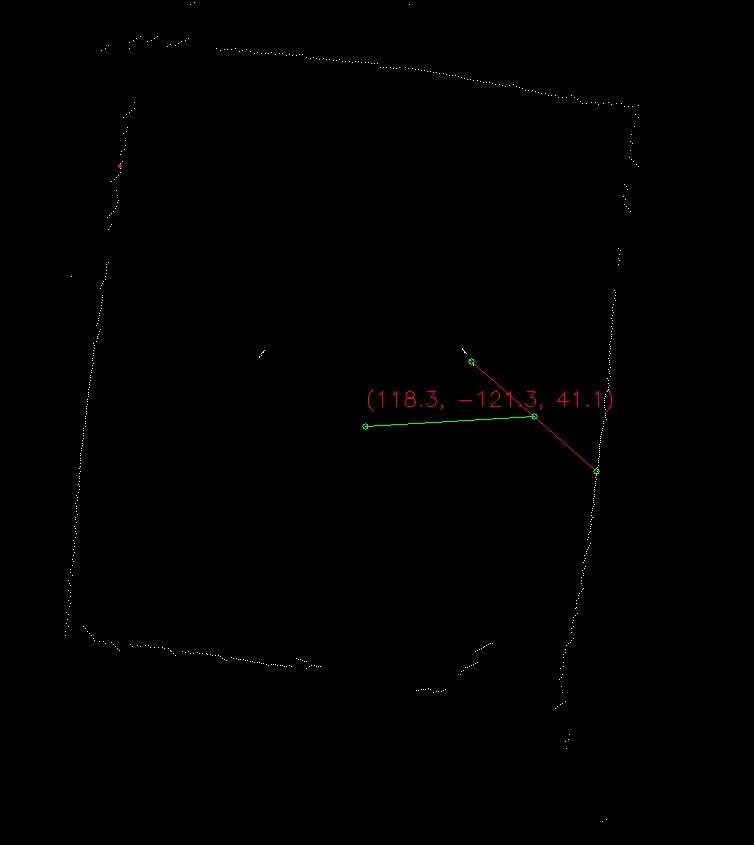
#> input picture UAV-Code/mypython/FlightControll/RadarDrivers_reconstruct/radar_map.jpg, 754 x 845 px
$ python -i search_poles.py   (imports and definitions only)
#> lines starting #> are read from the running program, lines starting #| are printed output that depends on the picture; after the words box and inside, x2 and y2 are one past the last pixel; in counts of white or black regions, pixels touching at a corner belong together
#> further down, picture is the input picture: shape (845, 754, 3); mean B, G, R 0.4, 0.5, 0.6
# from RadarDrivers_reconstruct.Radar import Radar
# import Radar
import cv2
import numpy as np
from collections import defaultdict
import time


class radar_cv:
    res_cache = []
    hough_line_size = 140  # 霍夫直线宽度
    cut_size = 7    # 边缘黑色区域宽度(例如6代表每边切掉1/6)
    area_size = 20  # 划分格数,例如20代表将图像划分为20*20的格子
    aver_size = 30  # 合并圆心坐标时的阈值,例如30代表两个圆心坐标的x,y坐标差值都小于30时,将两个圆心坐标合并为一个坐标
    debug = False   # 是否开启debug模式

    def __init__(self) -> None:
        pass

    def extract_white(self, image):
        """
        提取图像中的白色部分
        """
        gray = cv2.cvtColor(image, cv2.COLOR_BGR2GRAY)
        _, binary = cv2.threshold(gray, 200, 255, cv2.THRESH_BINARY)
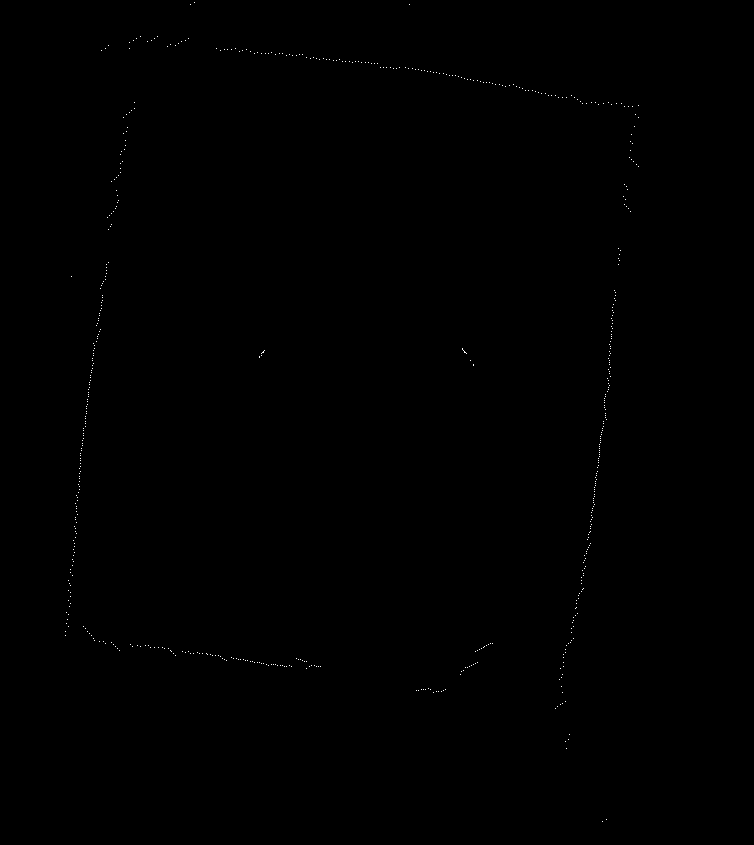
#> binary: shape (845, 754); 0.1% white in thin lines or dots, all inside (x1, y1, x2, y2) = (65, 2, 639, 822)
        mask = np.zeros_like(image)
        # 将二值图像中的白色部分复制到掩膜图像中
        mask[binary == 255] = image[binary == 255]
        return mask

    def dilate_erode(self, image):
        """
        对图像进行膨胀和腐蚀操作(7,3)
        """
        # 膨胀
        kernel_dilate = np.ones((7, 7), np.uint8)
        # 腐蚀
        kernel_erode = np.ones((3, 3), np.uint8)
        dilated_image = cv2.dilate(image, kernel_dilate, iterations=2)
        eroded_image = cv2.erode(dilated_image, kernel_erode, iterations=1)
        return eroded_image

    def dilate_erode_res(self, image):
        """
        对图像进行膨胀和腐蚀操作(3,30)
        """
        kernel_dilate = np.ones((3, 3), np.uint8)
        kernel_erode = np.ones((30, 30), np.uint8)
        dilated_image = cv2.dilate(image, kernel_dilate, iterations=2)
        eroded_image = cv2.erode(dilated_image, kernel_erode, iterations=1)
        return eroded_image

    def dilate_erode_circle(self, image):
        """
        对图像进行膨胀和腐蚀操作(3,2)
        """
        kernel_dilate = np.ones((3, 3), np.uint8)
        kernel_erode = np.ones((2, 2), np.uint8)
        dilated_image = cv2.dilate(image, kernel_dilate, iterations=2)
        eroded_image = cv2.erode(dilated_image, kernel_erode, iterations=1)
        return eroded_image

    def get_intersection(self,line1, line2):
        """
        计算两条直线的交点
        """
        x1, y1 = line1[0]
        x2, y2 = line1[1]
        x3, y3 = line2[0]
        x4, y4 = line2[1]
        # 计算直线的斜率
        slope1 = (y2 - y1) / (x2 - x1) if x2 - x1 != 0 else float('inf')
        slope2 = (y4 - y3) / (x4 - x3) if x4 - x3 != 0 else float('inf')
        # 计算直线的截距
        intercept1 = y1 - slope1 * x1 if slope1 != float('inf') else x1
        intercept2 = y3 - slope2 * x3 if slope2 != float('inf') else x3
        # 计算交点的横坐标
        if slope1 == slope2:
            x = float('inf')
        elif slope1 == float('inf'):
            x = x1
        elif slope2 == float('inf'):
            x = x3
        else:
            x = (intercept2 - intercept1) / (slope1 - slope2)
        # 计算交点的纵坐标
        if slope1 == float('inf'):
            y = slope2 * x + intercept2
        else:
            y = slope1 * x + intercept1
        x = int(x)
        y = int(y)
        return [x, y]

    def sort_points_clockwise(self,points):
        """
        将点按照顺时针排序
        """
        # 计算每个点相对于中心点的极角
        center_x = sum(point[0] for point in points) / len(points)
        center_y = sum(point[1] for point in points) / len(points)
        angles = []
        for point in points:
            x, y = point
            angle = np.arctan2(y - center_y, x - center_x)
            angles.append(angle)
        # 按照极角对点进行排序
        sorted_points = [point for _, point in sorted(zip(angles, points))]
        return sorted_points


    def remove_lines(self,image):
            """
            去掉图像中的直线,直线围成四边形的外面
            """
            # 将图像转换为灰度图像
            gray = cv2.cvtColor(image, cv2.COLOR_BGR2GRAY)
            # 使用Canny边缘检测算法进行边缘检测
            edges = cv2.Canny(gray, 50, 150, apertureSize=3)
            # 运行Hough直线变换检测直线
            lines = cv2.HoughLines(edges, 1, np.pi / 180, threshold=30)
#> lines = 282 rows, first 8: [648, 0.105], [636, 0.105], [148, 0.14], [127, 0.0873], [123, 0.105], [129, 0.122], [30, 1.68], [136, 0.14]
            mask = np.zeros_like(image)
            mask_1 = np.zeros_like(image)
            # 在掩膜图像上绘制检测到的直线
            try:
                point_left = []
                point_right = []
                point_up = []
                point_down = []
                for line in lines:
                    rho, theta = line[0]
                    a = np.cos(theta)
                    b = np.sin(theta)
                    x0 = a * rho
                    y0 = b * rho
                    x1 = int(x0 + 1000 * (-b))
                    y1 = int(y0 + 1000 * (a))
                    x2 = int(x0 - 1000 * (-b))
                    y2 = int(y0 - 1000 * (a))
                    if((x1 < 500 and x2 < 500) and ((y1 < 500 and y2 > 500) or (y1 >500 and y2 <500))):
                        if(y1 > y2):
                            tmp = y1
                            y1 = y2
                            y2 = tmp
                            tmp = x1
                            x1 = x2
                            x2 = tmp
                        point_left.append([x1,y1,x2,y2])
                    if((x1 > 500 and x2 > 500) and ((y1 < 500 and y2 > 500) or (y1 >500 and y2 <500))):
                        if(y1 > y2):
                            tmp = y1
                            y1 = y2
                            y2 = tmp
                            tmp = x1
                            x1 = x2
                            x2 = tmp
                        point_right.append([x1,y1,x2,y2])
                    if((y1 < 500 and y2 < 500) and ((x1 < 500 and x2 > 500) or (x1 >500 and x2 <500))):
                        if(x1 > x2):
                            tmp = x1
                            x1 = x2
                            x2 = tmp
                            tmp = y1
                            y1 = y2
                            y2 = tmp
                        point_up.append([x1,y1,x2,y2])
                    if((y1 > 500 and y2 > 500) and ((x1 < 500 and x2 > 500) or (x1 >500 and x2 <500))):
                        if(x1 > x2):
                            tmp = x1
                            x1 = x2
                            x2 = tmp
                            tmp = y1
                            y1 = y2
                            y2 = tmp
                        point_down.append([x1,y1,x2,y2])
#> this loop made 282 passes
#> (rho, theta, a, b, x0, y0) on passes 1 to 4: (648, 0.105, 0.995, 0.105, 644.5, 67.73), (636, 0.105, 0.995, 0.105, 632.5, 66.48), (148, 0.14, 0.99, 0.139, 146.6, 20.6), (127, 0.0873, 0.996, 0.0872, 126.5, 11.07)
                left_aver = []
                right_aver = []
                up_aver = []
                down_aver = []
                x1 = 0
                y1 = 0
                x2 = 0
                y2 = 0
                for i in range(len(point_left)):
                    x1 += point_left[i][0]
                    y1 += point_left[i][1]
                    x2 += point_left[i][2]
                    y2 += point_left[i][3]
#> this loop made 84 passes
                x1 = int(x1/len(point_left))
                y1 = int(y1/len(point_left))
                x2 = int(x2/len(point_left))
                y2 = int(y2/len(point_left))
                left_aver = [x1,y1,x2,y2]
                x1 = 0
                y1 = 0
                x2 = 0
                y2 = 0
                for i in range(len(point_right)):
                    x1 += point_right[i][0]
                    y1 += point_right[i][1]
                    x2 += point_right[i][2]
                    y2 += point_right[i][3]
#> this loop made 57 passes
                x1 = int(x1/len(point_right))
                y1 = int(y1/len(point_right))
                x2 = int(x2/len(point_right))
                y2 = int(y2/len(point_right))
                right_aver = [x1,y1,x2,y2]
                x1 = 0
                y1 = 0
                x2 = 0
                y2 = 0
                for i in range(len(point_up)):
                    x1 += point_up[i][0]
                    y1 += point_up[i][1]
                    x2 += point_up[i][2]
                    y2 += point_up[i][3]
#> this loop made 65 passes
                x1 = int(x1/len(point_up))
                y1 = int(y1/len(point_up))
                x2 = int(x2/len(point_up))
                y2 = int(y2/len(point_up))
                up_aver = [x1,y1,x2,y2]
                x1 = 0
                y1 = 0
                x2 = 0
                y2 = 0
                for i in range(len(point_down)):
                    x1 += point_down[i][0]
                    y1 += point_down[i][1]
                    x2 += point_down[i][2]
                    y2 += point_down[i][3]
#> this loop made 36 passes
                x1 = int(x1/len(point_down))
                y1 = int(y1/len(point_down))
                x2 = int(x2/len(point_down))
                y2 = int(y2/len(point_down))
                down_aver = [x1,y1,x2,y2]
                lines = [left_aver,right_aver,up_aver,down_aver]
                arr = []
                for i in range(4):
                    line_tmp = lines[i]
                    x1 = line_tmp[0]
                    y1 = line_tmp[1]
                    x2 = line_tmp[2]
                    y2 = line_tmp[3]
                    arr.append([[x1,y1],[x2,y2]])
                    cv2.line(mask, (x1, y1), (x2, y2), (255, 255, 255), 100)
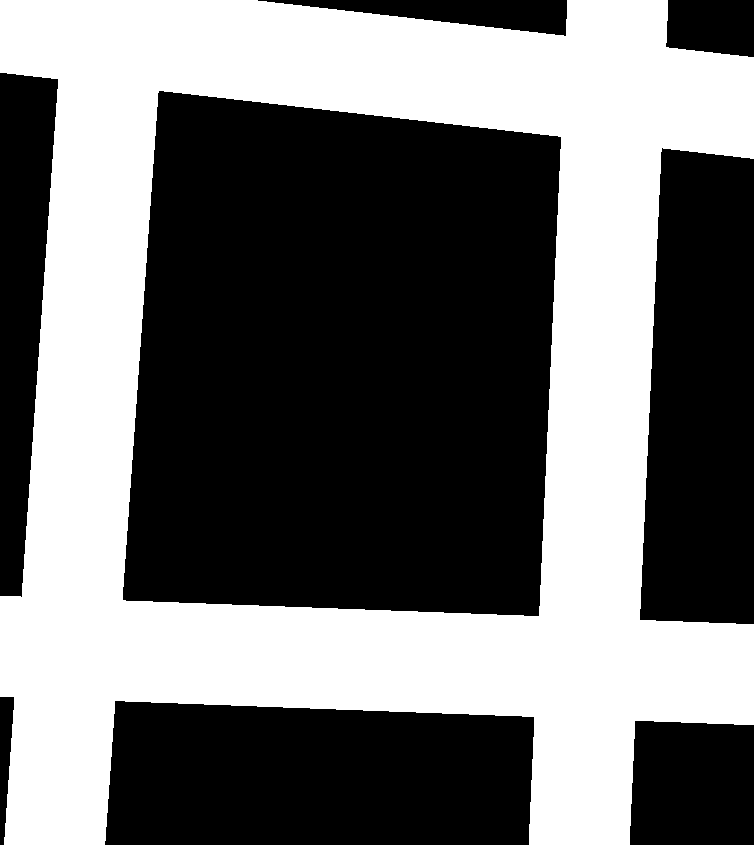
#> mask: shape (845, 754, 3); 44.1% white; 1 white region, box (x1, y1, x2, y2) and area: (0, 0, 754, 845) 280996
                rect_point = []
                intersection1 = self.get_intersection(arr[0], arr[2])
                rect_point.append(intersection1)
                intersection2 = self.get_intersection(arr[0], arr[3])
                rect_point.append(intersection2)
                intersection3 = self.get_intersection(arr[1], arr[2])
                rect_point.append(intersection3)
                intersection4 = self.get_intersection(arr[1], arr[3])
                rect_point.append(intersection4)
                rect_point = self.sort_points_clockwise(rect_point)
#> the loop in sort_points_clockwise, `for point in points:` made 4 passes
#> point on passes 1 to 4: [111, 34], [68, 648], [612, 91], [586, 667]
                # 在掩膜上绘制四边形
                cv2.fillPoly(mask_1, [np.array(rect_point)], (255, 255, 255))
                mask_1 = cv2.bitwise_not(mask_1)
                # 应用掩膜到图像
                # 将直线从原始图像中去除
                result = cv2.subtract(image, mask)
                result = cv2.subtract(result, mask_1)
            except:
                result = image
            return result

    def blacken_edges(self, image):
        """
        去掉图像的边缘
        """
        height, width = image.shape[:2]
        edge_length = min(height, width) // self.cut_size
        result = np.copy(image)
        # 将边缘变成黑色
        result[:edge_length, :] = (0, 0, 0)
        result[-edge_length:, :] = (0, 0, 0)
        result[:, :edge_length] = (0, 0, 0)
        result[:, -edge_length:] = (0, 0, 0)
        return result

    def draw_res(self, image, size):
        """
        去除size*size的区域内重复的白点,只保留一个白点
        """
#> called with size = 20
        height, width = image.shape[:2]
        region_width = width // size
        region_height = height // size
        result = np.zeros_like(image)
        # 遍历每个区域
        for i in range(size):
            for j in range(size):
                # 计算当前区域的横坐标范围和纵坐标范围
                x_start = i * region_width
                x_end = (i + 1) * region_width
                y_start = j * region_height
                y_end = (j + 1) * region_height
                # 在当前区域内查找白点
                white_points = np.where(
                    image[y_start:y_end, x_start:x_end] == 255)
                # 如果有白点，则计算白点的平均坐标
                if len(white_points[0]) > 0:
                    x_avg = int(np.mean(white_points[1]) + x_start)
                    y_avg = int(np.mean(white_points[0]) + y_start)
                    cv2.circle(result, (x_avg, y_avg), 3, (255, 255, 255), -1)
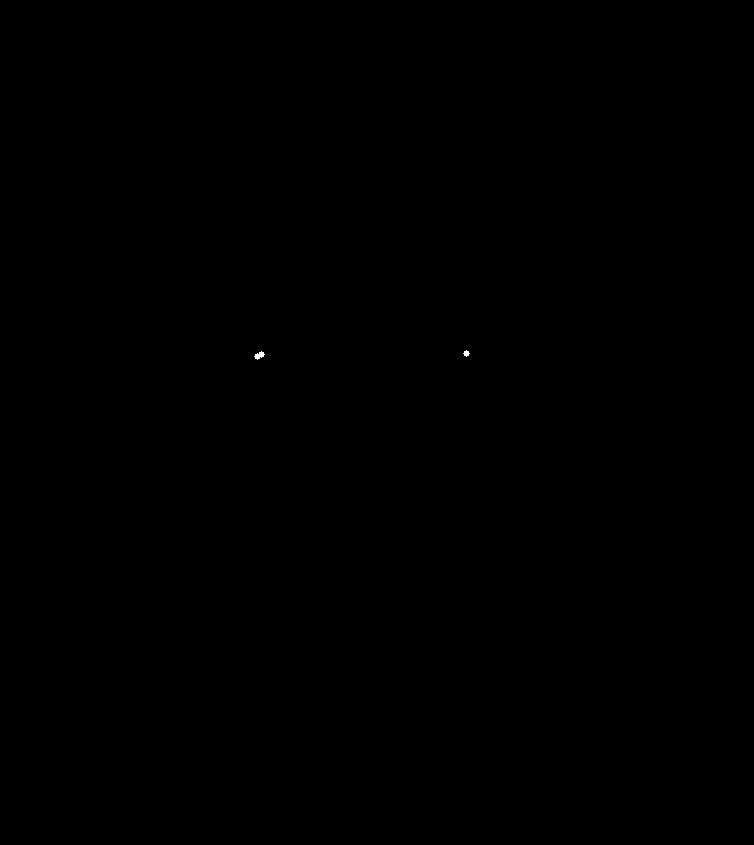
#> result: shape (845, 754, 3); 0.01% white; 2 white regions, box (x1, y1, x2, y2) and area: (254, 351, 265, 360) 53, (463, 350, 470, 357) 29
        return result

    def detect_circles(self, image):
        """
        霍夫圆检测
        """
        gray = cv2.cvtColor(image, cv2.COLOR_BGR2GRAY)
        # 对灰度图进行模糊处理，以减少噪声对霍夫圆检测的影响
        blurred = cv2.GaussianBlur(gray, (5, 5), 0)
        # 进行霍夫圆检测
        circles = cv2.HoughCircles(
            blurred,
            cv2.HOUGH_GRADIENT,
            dp=1,
            minDist=50,
            param1=50,
            param2=10,
            minRadius=1,
            maxRadius=10,
        )
        # 如果没有检测到圆，则返回空列表
        if circles is None:
            return []
        # 将检测到的圆的坐标转换为整数
        circles = np.round(circles[0, :]).astype("int")
        # 在图像上标出检测到的圆
        for x, y, r in circles:
            cv2.circle(image, (x, y), r, (0, 255, 0), 4)
            cv2.rectangle(
                image,
                (x - r - 10, y - r - 10),
                (x + r + 10, y + r + 10),
                (0, 128, 255),
                2,
            )
            # 在图像上显示文本
            text = str([x, y])
            org = (x - r - 10, y - r - 30)  # 文本的起始坐标
            fontFace = cv2.FONT_HERSHEY_SIMPLEX
            fontScale = 0.4
            color = (0, 255, 0)  # 文本颜色为绿色
            thickness = 1
            # 在图像上绘制文本
            cv2.putText(image, text, org, fontFace,
                        fontScale, color, thickness)
#> this loop made 2 passes
#> (x, y, r) on passes 1 to 2: (466, 354, 5), (258, 356, 4)
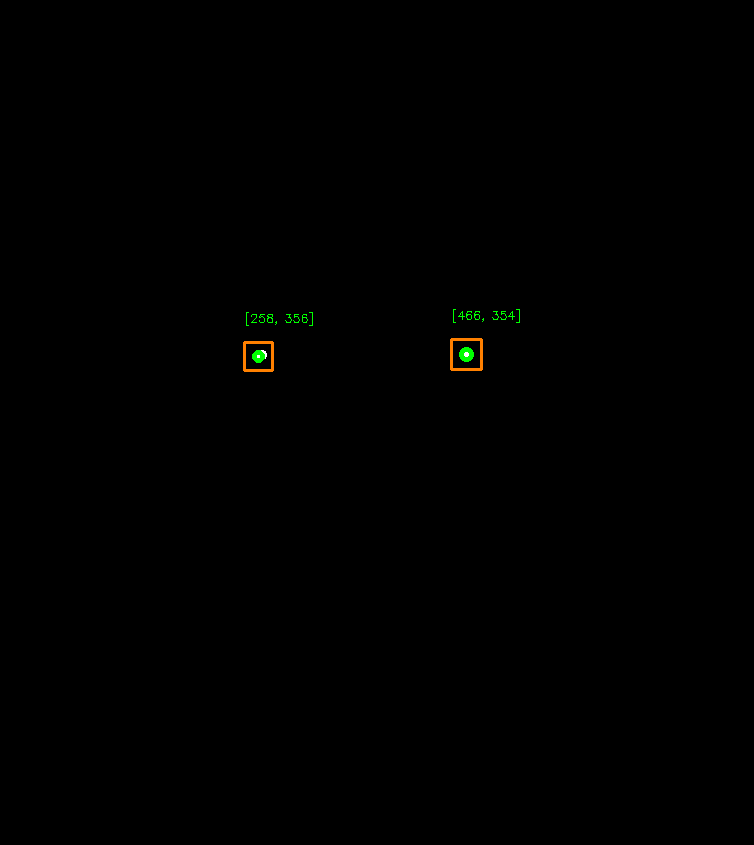
#> image: shape (845, 754, 3); mean B, G, R 0, 0.4, 0.3
        return [circles, image]

    def show_test_res(self, image):
        """
        返回未滤波的圆心坐标
        """
        res = self.extract_white(image)
        mask = res
        res = self.dilate_erode(res)
        res = self.remove_lines(res)
        res = self.blacken_edges(res)
        res = self.dilate_erode(res)
        res = self.dilate_erode(res)
        res = self.dilate_erode_res(res)
        res = self.draw_res(res, self.area_size)
        res = self.dilate_erode_circle(res)
        try:
            res_tmp = self.detect_circles(res)[0]
            try:
                res_cir_edit = []
                for i in range(len(res_tmp)):
                    res_cir_x = int(res_tmp[i][0])
                    res_cir_y = int(res_tmp[i][1])
                    res_cir = [res_cir_x, res_cir_y]
                    res_cir_edit.append(res_cir)
#> this loop made 2 passes
            except:
                res_cir_edit = []
                pass
            self.res_cache.append(res_cir_edit)
        except:
            res_cir_edit = []
        return res_cir_edit, mask

    # [163 lines left out: functions filt, get_points_from_image, acc_search, draw_final_res, get_final_res, test_case, not called in this run]
        # [10 lines of commented-out code are left out]

>>> import cv2
>>> picture = cv2.imread('radar_map.jpg')
>>> result = radar_cv().show_test_res(picture)
